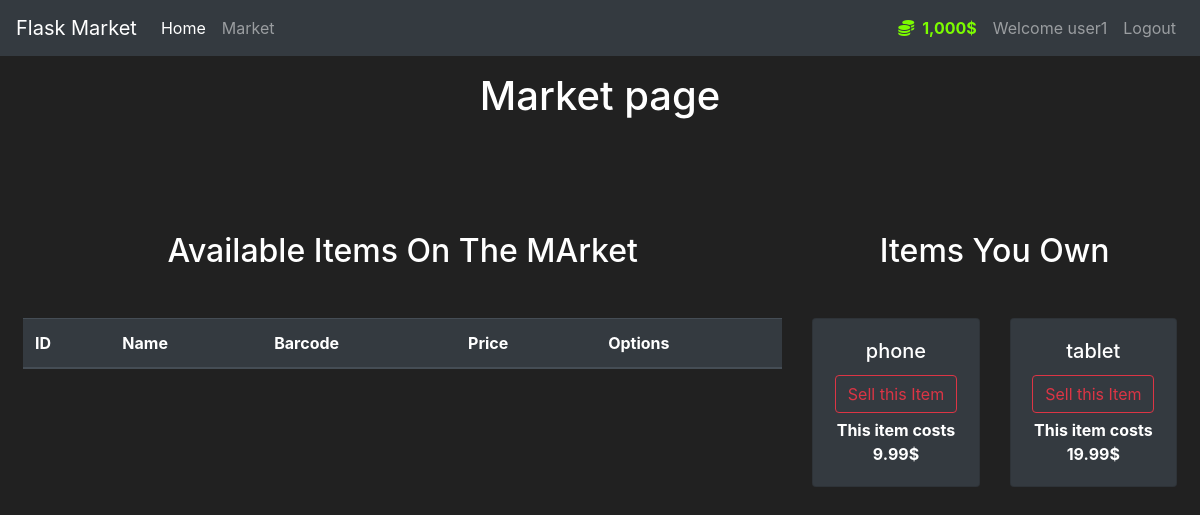
The page /market (signed in) on the database as committed earlier.
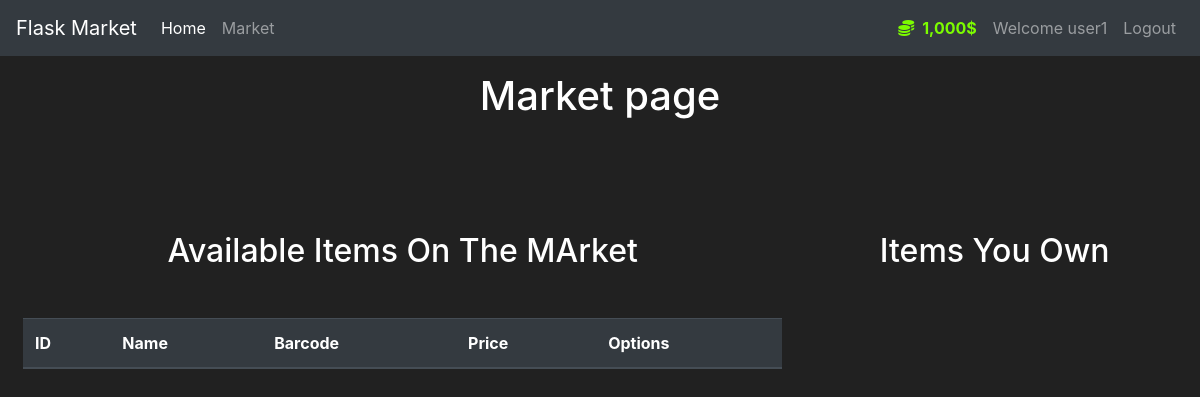
The same page on the database as committed later.
### market/models.py (models this page shows, shortened)
class User(db.Model,UserMixin):
    id = db.Column(db.Integer(), primary_key=True)
    username = db.Column(db.String(30), nullable=False,unique=True)
    email = db.Column(db.String(100), nullable=False,unique=True)
    password_hash = db.Column(db.String(60), nullable=False)
    budget = db.Column(db.Integer(), nullable=False,default=1000)
    items = db.relationship('Item',backref='owned_user',lazy=True)
    @property
    def password(self):
        return self.password
    @property
    def nice_budget(self):
        return f"{self.budget:,}"

class Item(db.Model):
    id = db.Column(db.Integer(), primary_key=True)
    name = db.Column(db.String(30), nullable=False,unique=True)
    description = db.Column(db.String(1024), nullable=False)
    barcode = db.Column(db.Integer(), unique=True, nullable=False)
    price = db.Column(db.Float(), nullable=False)
    owner = db.Column(db.Integer(),db.ForeignKey('user.id'))

### market/routes.py (the view, shortened to what this page needs)
@app.route('/market',methods=['GET', 'POST'])
@login_required
def Market():
    purchaseItemForm = PurchaseItemForm()
    sellItemForm = SellItemForm()
    if request.method == "GET":
        items = Item.query.filter_by(owner=None)
        owned_items = Item.query.filter_by(owner=current_user.id)
        return render_template('market.html',items=items,purchaseFrom=purchaseItemForm,owned_items=owned_items,sellItemForm=sellItemForm)

### market/models.py (called while the page is built)
@login_manager.user_loader
def load_user(user_id):
    return User.query.get(int(user_id))

### market/templates/market.html (shortened to what this page needs)
{% extends 'base.html' %}
{% block content %}
<h1 class="text-center my-3">Market page</h1>
<div class="row my-2 mx-2">
    <div class="col-8 my-5">
        <h2 class="my-5 text-center">Available Items On The MArket</h2>
        <table class="table table-hover table-dark">
            <thead class="thead-dark">
                <tr>
                    <th scope="col">ID</th>
                    <th scope="col">Name</th>
                    <th scope="col">Barcode</th>
                    <th scope="col">Price</th>
                    <th scope="col">Options</th>
                </tr>
            </thead>
        </table>
    </div>
    <div class="col-4 my-5">
        <h2 class="my-5 text-center">Items You Own</h2>
        <div class="row">
            {% for owned_item in owned_items %}
              <div class="col-md-6">
                  <div style="margin-bottom: 5px" class="card text-center bg-dark">
                       <div class="card-body">
                           <h5 class="card-title">{{ owned_item.name }}</h5>
                           <button type="button" class="btn btn-outline-danger" style="margin-bottom: 5px"
                                   data-toggle="modal" data-target="#Modal-SellingConfirm-{{ owned_item.id }}">
                               Sell this Item
                           </button>
                           <p class="card-text"><strong>
                               This item costs {{ owned_item.price }}$
                           </strong></p>
                       </div>
                   </div>
              </div>
            {% endfor %}
         </div>
    </div>
</div>
{% endblock %}

### market/templates/base.html (shortened to what this page needs)
<!doctype html>
<html lang="en">
<head>
  <link rel="stylesheet" href="https://cdn.jsdelivr.net/npm/bootstrap@4.5.3/dist/css/bootstrap.min.css"
>
  <link rel="stylesheet" href="https://cdnjs.cloudflare.com/ajax/libs/font-awesome/5.15.4/css/all.min.css">
</head>
<body>
  <nav class="navbar navbar-expand-md navbar-dark bg-dark">
    <a class="navbar-brand" href="{{url_for('Home')}}">Flask Market</a>
    <div class="collapse navbar-collapse" id="navbarNav">
      <ul class="navbar-nav mr-auto">
        <li class="nav-item active">
          <a class="nav-link" href="{{url_for('Home')}}">Home <span class="sr-only">(current)</span></a>
        </li>
        <li class="nav-item">
          <a class="nav-link" href="{{url_for('Market')}}">Market</a>
        </li>
      </ul>
      {% if current_user.is_authenticated %}
      <ul class="navbar-nav">
        <li class="nav-item">
          <a class="nav-link" href="#" style="color: lawngreen;font-weight:bold ">
            <i class="fas fa-coins mx-2"></i>{{current_user.nice_budget }}$
          </a>
        </li>
        <li class="nav-item">
          <a class="nav-link" href="#">Welcome {{ current_user.username }}</a>
        </li>
        <li class="nav-item">
          <a class="nav-link" href="{{ url_for('Logout') }}">Logout</a>
        </li>
      </ul>
      {% endif %}
    </div>
  </nav>
  {% block content %}
  {% endblock %}
</body>
</html>

### market/templates/base.html (style rules this page uses)
body { background-color: #212121; color: white }

Rows that differ between the two databases and show on the page:
no longer on this page (row edited): Item: name "phone", price "9.99"
no longer on this page (row edited): Item: name "tablet", price "19.99"
